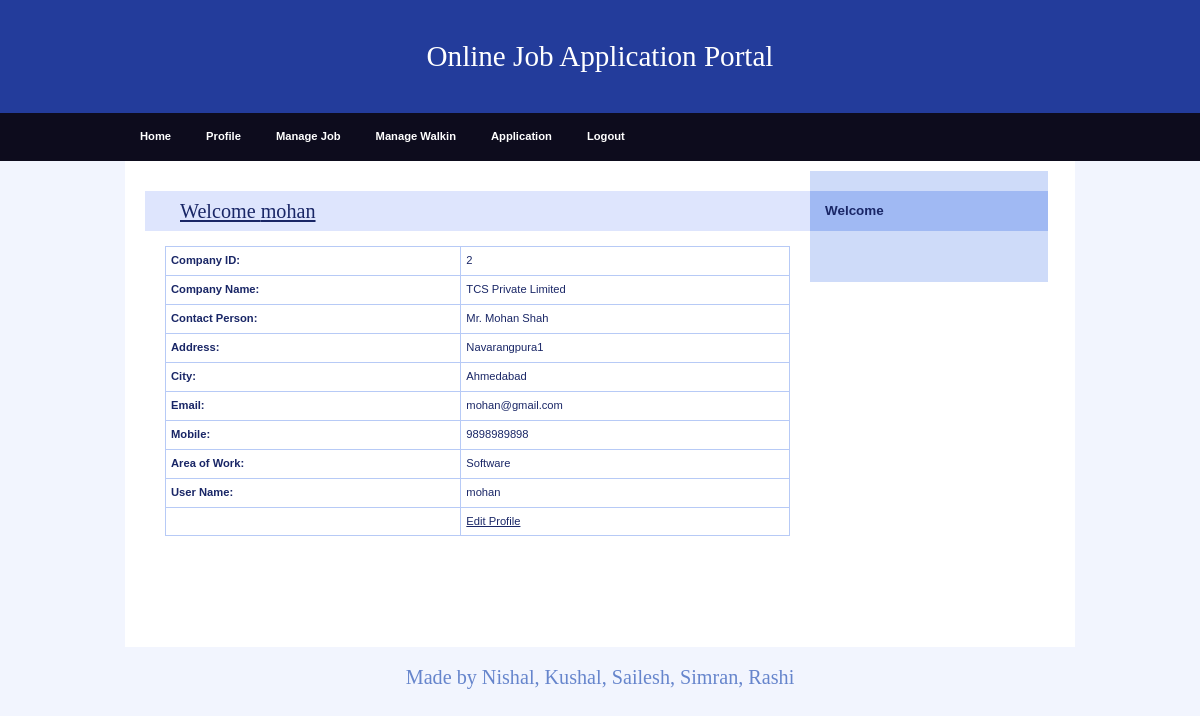
The app's page /Employer/Profile.php (signed in) with its own data.
### tables this page shows
CREATE TABLE IF NOT EXISTS `employer_reg` (
  `EmployerId` int(11) NOT NULL AUTO_INCREMENT,
  `CompanyName` varchar(20) NOT NULL,
  `ContactPerson` varchar(20) NOT NULL,
  `Address` varchar(100) NOT NULL,
  `City` varchar(20) NOT NULL,
  `Email` varchar(40) NOT NULL,
  `Mobile` bigint(20) NOT NULL,
  `Area_Work` varchar(40) NOT NULL,
  `Status` varchar(10) NOT NULL,
  `UserName` varchar(20) NOT NULL,
  `Password` varchar(20) NOT NULL,
  `Question` varchar(100) NOT NULL,
  `Answer` varchar(50) NOT NULL,
  PRIMARY KEY (`EmployerId`)
);

### Employer/Profile.php (the view, shortened to what this page needs)
<!DOCTYPE html>
<html>
<head>
  <link rel="stylesheet" media="screen,projection" type="text/css" href="./css/main.css" />
  <link rel="stylesheet" media="print" type="text/css" href="./css/print.css" />
</head>
<body>
  <div id="main" class="box">
    <?php
    include "Header.php"
    ?>
    <?php
    include "menu.php"
    ?>
    <div id="page" class="box">
      <div id="page-in" class="box">
        <div id="content">
          <div class="article">
            <h2><span><a href="#">Welcome <?php echo $_SESSION['$UserName_emp']; ?></a></span></h2>
            <?php
            $ID = $_SESSION['ID'];
            $con = mysqli_connect("localhost", "nishal", "Nishal1337", "job");
            $sql = "select * from employer_reg where EmployerId ='" . $ID . "'  ";
            $result = mysqli_query($con, $sql);
            $row = mysqli_fetch_array($result)
            ?>
            <table width="100%" border="1" cellspacing="2" cellpadding="2">
              <tr>
                <td><strong>Company ID:</strong></td>
                <td><?php echo $row['EmployerId']; ?></td>
              </tr>
              <tr>
                <td><strong>Company Name:</strong></td>
                <td><?php echo $row['CompanyName']; ?></td>
              </tr>
              <tr>
                <td><strong>Contact Person:</strong></td>
                <td><?php echo $row['ContactPerson']; ?></td>
              </tr>
              <tr>
                <td><strong>Address:</strong></td>
                <td><?php echo $row['Address']; ?></td>
              </tr>
              <tr>
                <td><strong>City:</strong></td>
                <td><?php echo $row['City']; ?></td>
              </tr>
              <tr>
                <td><strong>Email:</strong></td>
                <td><?php echo $row['Email']; ?></td>
              </tr>
              <tr>
                <td><strong>Mobile:</strong></td>
                <td><?php echo $row['Mobile']; ?></td>
              </tr>
              <tr>
                <td><strong>Area of Work:</strong></td>
                <td><?php echo $row['Area_Work']; ?></td>
              </tr>
              <tr>
                <td><strong>User Name:</strong></td>
                <td><?php echo $row['UserName']; ?></td>
              </tr>
              <tr>
                <td>&nbsp;</td>
                <td><a href="EditProfile.php?EmployerId=<?php echo $row['EmployerId']; ?>">Edit Profile</a></td>
              </tr>
            </table>
            <p>&nbsp;</p>
            <p class="btn-more box noprint">&nbsp;</p>
          </div>
        </div>
        <?php
        include "right.php"
        ?>
      </div>
    </div>
    <?php
    include "footer.php"
    ?>
  </div>
</body>
</html>

### Employer/css/main.css (style rules this page uses)
* { min-height: 1px; }
body { border: 0; margin: 0; padding: 0; background: #f2f5fe; font: 70%/160% "verdana", sans-serif; color: #192666; _text-align: center; }
a { color: #192666; }
p { border: 0; margin: 15px 0; padding: 0; }
div { display: block; border: 0; margin: 0; padding: 0; }
h1, h2, h3, h4, h5 { border: 0; margin: 10px 0; padding: 0; font-weight: bold; }
h2 { font-size: 180%; line-height: 100%; font-family: "georgia", serif; font-weight: normal; }
table { display: table; border-collapse: collapse; margin: 15px 0; padding: 0; border: 1px solid #b7caf6; font-size: 100%; }
tr { display: table-row; }
th, td { display: table-cell; border: 1px solid #b7caf6; margin: 0; padding: 5px; vertical-align: top; text-align: left; }
a, img, span { border: 0; margin: 0; padding: 0; }
strong, .strong { font-weight: bold; }
.box { min-height: 1px; _height: 1px; }
.box:after { content: "."; display: block; line-height: 0px; font-size: 0px; visibility: hidden; clear: both; }
#main { margin: 0px auto 0 auto; _text-align: left; }
#page { min-height: 1px; width: 950px; margin: 0 auto; background: #fff; _height: 1px; }
#page-in { min-height: 1px; padding: 10px 0; _height: 1px; }
#content { float: left; width: 70%; _width: 72%; margin: 0; padding: 0 0 0 20px; }
#content .article { clear: both; margin: 0; padding: 20px; }
#content .article h2 { margin: 0 -20px; padding: 10px; background: #dee5fd; color: #192666; }
#content .article h2 span { padding-left: 25px; }
#content .article p { text-align: justify; }
#content .btn-more { margin: 0 0 15px 0; padding: 0; border: 0; position: relative; }

### Employer/css/print.css (style rules this page uses)
body { border: 0; margin: 0; padding: 0; font-size: 12pt; }
a { color: #000; text-decoration: none; }
h1, h2, h3 { page-break-after: avoid; page-break-inside: avoid; }
table { border-collapse: collapse; border-width: 1px; border-style: solid; }
th, td { display: table-cell; border-width: 1px; border-style: solid; }
.noprint { display: none; }

### records on screen
employer_reg: EmployerId "2", CompanyName "TCS Private Limited", ContactPerson "Mr. Mohan Shah", Address "Navarangpura1", City "Ahmedabad", Email "mohan@gmail.com", Mobile "9898989898", Area_Work "Software", UserName "mohan"

### other values on screen
$_SESSION['$UserName_emp'] "mohan"
